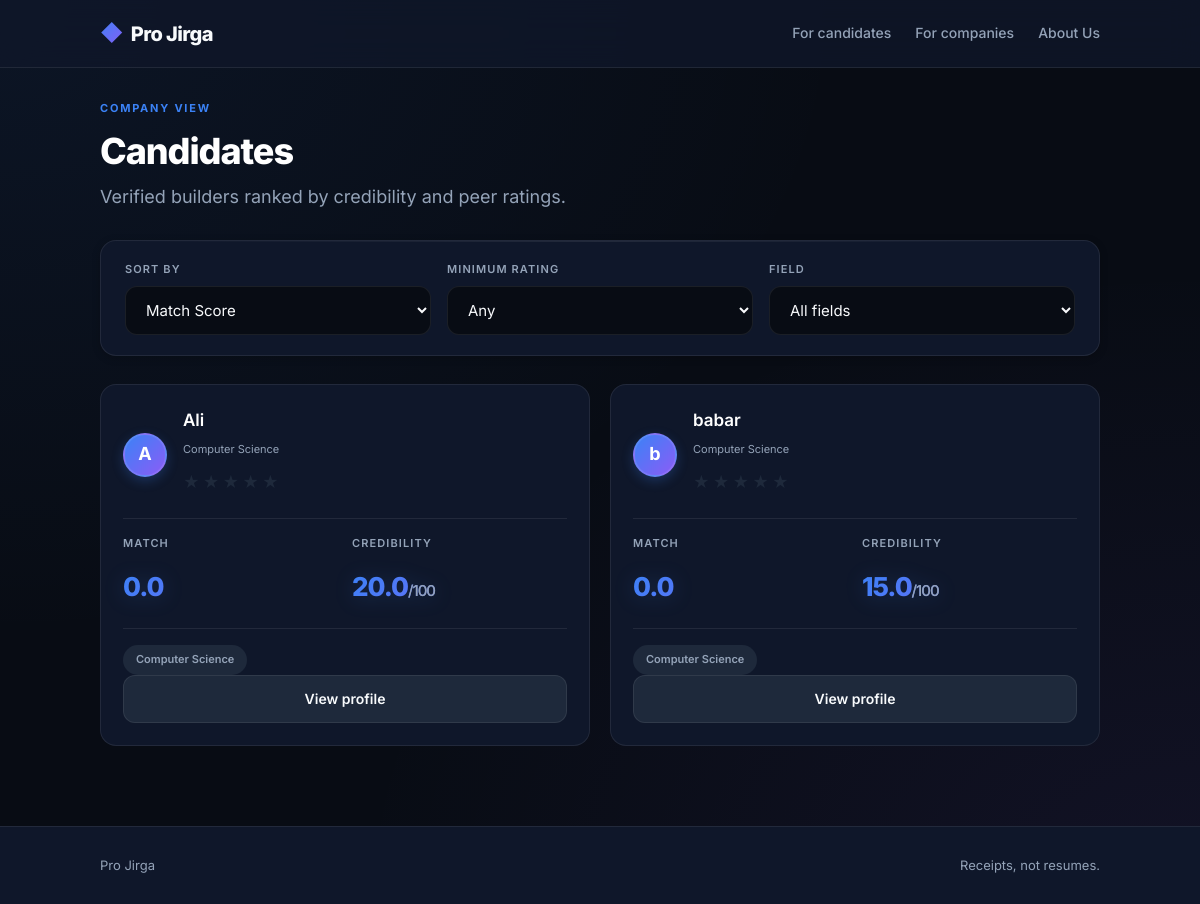
Before: /company with the older database file.
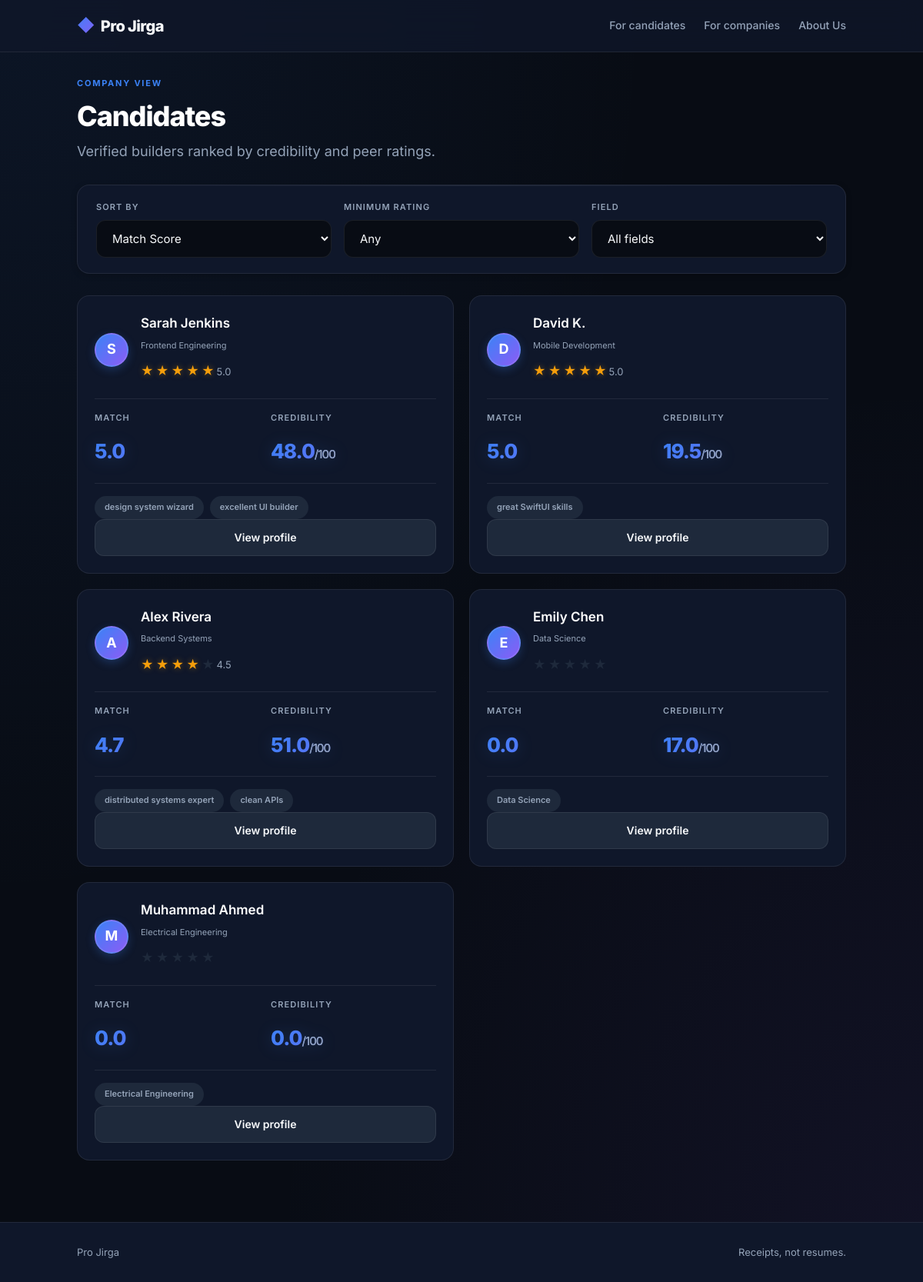
After: the same page with the newer database file.
### tables this page shows
CREATE TABLE user (
        id INTEGER PRIMARY KEY AUTOINCREMENT,
        name TEXT NOT NULL,
        email TEXT UNIQUE NOT NULL,
        email_verified INTEGER DEFAULT 0,
        user_type TEXT NOT NULL,
        field TEXT NOT NULL,
        github_username TEXT,
        credibility_score REAL DEFAULT 0,
        match_score REAL DEFAULT 0,
        created_at TEXT NOT NULL
    );

CREATE TABLE rating (
        id INTEGER PRIMARY KEY AUTOINCREMENT,
        rater_id INTEGER NOT NULL,
        rated_user_id INTEGER NOT NULL,
        stars INTEGER NOT NULL,
        tag TEXT,
        created_at TEXT NOT NULL
    );

### Backend/app.py (the view)
@app.route("/company", methods=["GET"])
def company_view():
    db = get_db()
    field = request.args.get("field")
    min_rating = request.args.get("min_rating", type=float)
    sort_by = request.args.get("sort", "match_score")
    query = "SELECT * FROM user WHERE email_verified = 1"
    params = []
    if field:
        query += " AND field = ?"
        params.append(field)
    if min_rating is not None:
        query += " AND match_score >= ?"
        params.append(min_rating)
    query += " ORDER BY credibility_score DESC" if sort_by == "credibility_score" else " ORDER BY match_score DESC"
    users = db.execute(query, params).fetchall()
    candidates = []
    for u in users:
        ratings = db.execute(
            "SELECT stars FROM rating WHERE rated_user_id = ?", (u["id"],)
        ).fetchall()
        avg_stars = sum(r["stars"] for r in ratings) / len(ratings) if ratings else 0
        tags = [
            r["tag"] for r in db.execute(
                "SELECT tag FROM rating WHERE rated_user_id = ? AND tag IS NOT NULL LIMIT 3",
                (u["id"],),
            ).fetchall()
        ]
        candidates.append({
            "id": u["id"],
            "name": u["name"],
            "field": u["field"],
            "credibility_score": normalized_credibility(u["credibility_score"]),
            "match_score": round(u["match_score"], 1),
            "avg_stars": round(avg_stars, 1),
            "tags": tags or [u["field"]],
            "slug": user_slug(u),
        })
    fields = [r[0] for r in db.execute("SELECT DISTINCT field FROM user").fetchall()]
    return render_template(
        "company_view.html",
        candidates=candidates,
        fields=fields,
        current_sort=sort_by,
        current_min_rating=min_rating,
        current_field=field,
    )

### Backend/app.py (called while the page is built)
def get_db():
    if "db" not in g:
        g.db = sqlite3.connect(DB_PATH)
        g.db.row_factory = sqlite3.Row
    return g.db

def normalized_credibility(score):
    return min(100, round(float(score or 0) * 10, 1))

def get_current_user():
    user_id = session.get("user_id")
    if not user_id:
        return None
    return get_db().execute("SELECT * FROM user WHERE id = ?", (user_id,)).fetchone()

@app.context_processor
def inject_globals():
    user = get_current_user()
    return {
        "current_user": user,
        "normalized_credibility": normalized_credibility,
        "time_ago": time_ago,
    }

def user_slug(user):
    return user["github_username"] or user["email"].split("@")[0]

### Frontend/templates/company_view.html (shortened to what this page needs)
{% extends "base.html" %}
{% block content %}
<section>
  <header class="page-head">
    <div>
      <p class="eyebrow">Company view</p>
      <h1>Candidates</h1>
      <p class="lede">Verified builders ranked by credibility and peer ratings.</p>
    </div>
  </header>
  <form class="filters card" method="get" action="{{ url_for('company_view') }}">
    <label class="filter">
      <span class="label small">Sort by</span>
      <select name="sort" onchange="this.form.submit()">
        <option value="match_score" {% if current_sort != 'credibility_score' %}selected{% endif %}>Match Score</option>
      </select>
    </label>
    <label class="filter">
      <span class="label small">Minimum rating</span>
      <select name="min_rating" onchange="this.form.submit()">
        <option value="" {% if not current_min_rating %}selected{% endif %}>Any</option>
      </select>
    </label>
    {% if fields %}
    <label class="filter">
      <span class="label small">Field</span>
      <select name="field" onchange="this.form.submit()">
        <option value="">All fields</option>
      </select>
    </label>
    {% endif %}
  </form>
  {% if candidates %}
  <div class="candidates">
    {% for c in candidates %}
    <article class="candidate-card">
      <div class="candidate-top">
        <div class="avatar sm">{{ c.name[0] }}</div>
        <div>
          <h3>{{ c.name }}</h3>
          <p class="muted xsmall">{{ c.field }}</p>
          <div class="stars-row">
            {% for i in range(1,6) %}
              <span class="star {% if c.avg_stars and i <= c.avg_stars|round(0,'floor') %}filled{% endif %}">★</span>
            {% endfor %}
            {% if c.avg_stars %}<span class="muted small">{{ c.avg_stars }}</span>{% endif %}
          </div>
        </div>
      </div>
      <div class="candidate-scores">
        <div>
          <span class="label small">Match</span>
          <span class="score-value sm">{{ c.match_score }}</span>
        </div>
        <div>
          <span class="label small">Credibility</span>
          <span class="score-value sm">{{ c.credibility_score }}<span class="score-max">/100</span></span>
        </div>
      </div>
      <div class="tag-cloud">
        {% for t in c.tags %}<span class="tag">{{ t }}</span>{% endfor %}
      </div>
      <a href="{{ url_for('profile', username=c.slug) }}" class="btn btn-secondary btn-block">View profile</a>
    </article>
    {% endfor %}
  </div>
  {% else %}
  <div class="empty-state card">
    <span class="empty-icon">🔍</span>
    <p>No candidates match your filters yet.</p>
    <a href="{{ url_for('landing') }}" class="btn btn-primary">Join Pro Jirga</a>
  </div>
  {% endif %}
</section>
{% endblock %}

### Frontend/templates/base.html (shortened to what this page needs)
<!DOCTYPE html>
<html lang="en">
<head>
  <link rel="stylesheet" href="{{ url_for('static', filename='css/style.css') }}">
</head>
<body>
  <header class="nav">
    <div class="nav-inner">
      <a href="{{ url_for('dashboard') if current_user else url_for('landing') }}" class="logo">
        <span class="logo-mark">◆</span> Pro Jirga
      </a>
      {% if current_user %}
      <nav class="nav-links" aria-label="Primary navigation">
        <a href="{{ url_for('dashboard') }}">Dashboard</a>
        <a href="{{ url_for('company_view') }}">Candidates</a>
        <a href="{{ url_for('challenge_page') }}">Challenge</a>
        <a href="{{ url_for('dashboard') }}" class="muted">For candidates</a>
        <a href="{{ url_for('about') }}" class="muted">About Us</a>
        <a href="{{ url_for('profile', username=current_user.github_username or current_user.email.split('@')[0]) }}" class="nav-profile">
          <span class="avatar xs">{{ current_user.name[0]|upper }}</span>
          Profile
        </a>
        <a href="{{ url_for('logout') }}" class="muted">Logout</a>
      </nav>
      {% else %}
      <nav class="nav-links" aria-label="Primary navigation">
        <a href="{{ url_for('landing') }}">For candidates</a>
        <a href="{{ url_for('company_view') }}">For companies</a>
        <a href="{{ url_for('about') }}">About Us</a>
      </nav>
      {% endif %}
    </div>
  </header>
  <main class="main">
    {% block content %}{% endblock %}
  </main>
  <footer class="footer">
    <div class="footer-inner">
      <span>Pro Jirga</span>
      <span class="muted">Receipts, not resumes.</span>
    </div>
  </footer>
</body>
</html>

Changed rows visible on the page:
removed user: name "A", name "Ali", field "Computer Science", match_score "0.0", credibility_score "20.0"
removed user: name "b", name "babar", field "Computer Science", match_score "0.0", credibility_score "15.0"
added user: name "S", name "Sarah Jenkins", field "Frontend Engineering", avg_stars "5.0", match_score "5.0", credibility_score "48.0", shown under "Candidates"
added rating: tag "design system wizard", shown under user "S"
added rating: tag "excellent UI builder", shown under user "S"
added user: name "D", name "David K.", field "Mobile Development", avg_stars "5.0", match_score "5.0", credibility_score "19.5", shown under "Candidates"
added rating: tag "great SwiftUI skills", shown under "D"
added user: name "A", name "Alex Rivera", field "Backend Systems", avg_stars "4.5", match_score "4.7", credibility_score "51.0", shown under "Candidates"
added rating: tag "distributed systems expert", shown under user "A"
added rating: tag "clean APIs", shown under user "A"
added user: name "E", name "Emily Chen", field "Data Science", match_score "0.0", credibility_score "17.0"
added user: name "M", name "Muhammad Ahmed", field "Electrical Engineering", match_score "0.0", credibility_score "0.0"
